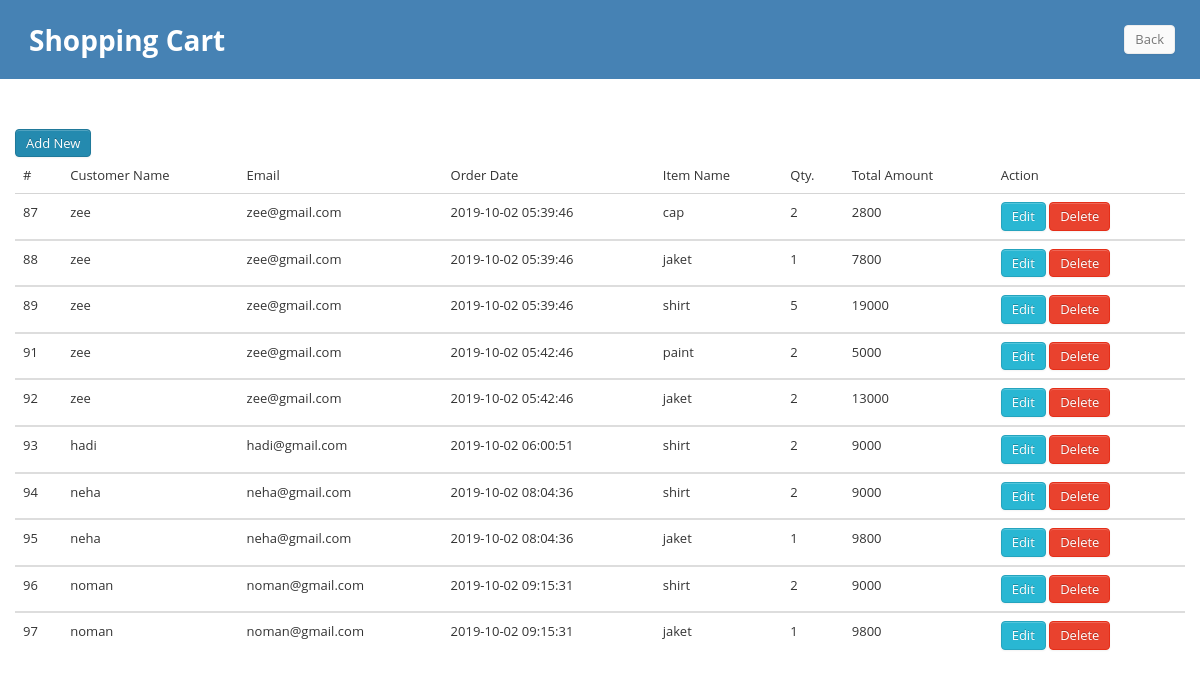
The page /index.php/crud/crudController on the database its author committed.
### tables this page shows
CREATE TABLE IF NOT EXISTS `customersmaster` (
  `cid` int(11) NOT NULL AUTO_INCREMENT,
  `customer_name` varchar(50) NOT NULL,
  `password` int(55) DEFAULT NULL,
  `creation_date` datetime NOT NULL DEFAULT CURRENT_TIMESTAMP ON UPDATE CURRENT_TIMESTAMP,
  `customer_email` varchar(255) NOT NULL,
  PRIMARY KEY (`cid`)
);

CREATE TABLE IF NOT EXISTS `orderdetail` (
  `id` int(11) NOT NULL AUTO_INCREMENT,
  `orderid` int(11) DEFAULT NULL,
  `itemid` int(11) DEFAULT NULL,
  `qty` int(255) DEFAULT NULL,
  `total_amount` int(255) DEFAULT NULL,
  `item_price` int(55) DEFAULT NULL,
  PRIMARY KEY (`id`),
  KEY `orderid` (`orderid`),
  KEY `itemid` (`itemid`)
);

CREATE TABLE IF NOT EXISTS `ordermaster` (
  `oid` int(11) NOT NULL AUTO_INCREMENT,
  `cid` int(11) NOT NULL,
  `orderDate` timestamp NOT NULL DEFAULT CURRENT_TIMESTAMP ON UPDATE CURRENT_TIMESTAMP,
  PRIMARY KEY (`oid`),
  KEY `cid` (`cid`)
);

CREATE TABLE IF NOT EXISTS `items` (
  `id` int(11) NOT NULL AUTO_INCREMENT,
  `item_name` varchar(255) NOT NULL,
  PRIMARY KEY (`id`)
);

### application/controllers/Crud.php (called while the page is built, shortened)
<?php
class Crud extends CI_Controller{
    public function __construct()
    {
        $this->load->model('Crudmodel');
    }
    public function crudController(){
        $data['users']=$this->Crudmodel->getData();
        $this->load->view('layouts/header');
        $this->load->view('Crudview/index',$data);
        $this->load->view('layouts/footer');
    }
}
?>

### index.php (called while the page is built, shortened)
<?php
require_once BASEPATH.'core/CodeIgniter.php';

### application/models/Crudmodel.php (called while the page is built, shortened)
<?php
class Crudmodel extends CI_Model{
    public function getData(){
        $q=$this->db->query("SELECT  c.customer_name,c.customer_email,orderdetail.id,o.orderDate,items.item_name,orderdetail.qty,orderdetail.total_amount FROM customersmaster c INNER JOIN ordermaster o on c.cid = o.cid INNER JOIN orderdetail ON o.oid = orderdetail.orderid INNER JOIN items ON orderdetail.itemid = items.id  ");
        if($q->num_rows() > 0){
            return $q->result();
        } else{
            return FALSE;
        }
    }
}

### application/views/Crudview/index.php (the view, shortened to what this page needs)
    </div>
</div>
<div class="container">
    <h2>Crud Operations</h2>
    <a href="<?php echo base_url('Crud/add'); ?>" class="btn btn-primary">Add New </a>
    <table class="table table-border table-responsive">
        <thead>
        <tr>
        <td>#</td>
                <td>Customer Name</td>
                <td>Email</td>
                <td>Order Date</td>
                <td>Item Name</td>
                <td>Qty.</td>
                <td>Total Amount</td>
                <td>Action</td>
            </tr>
        </thead>
        <?php
        if($users){
            foreach($users as $user){
        ?>
        <tbody>
            <tr>
            <td><?php echo $user->id;?></td>
                <td><?php echo $user->customer_name;?></td>
                <td><?php echo $user->customer_email;?></td>
                <td><?php echo $user->orderDate;?></td>
                <td><?php echo $user->item_name;?></td>
                <td><?php echo $user->qty;?></td>
                <td><?php echo $user->total_amount;?></td>
                <td>
                <a href="<?php echo base_url('Crud/edit/'.$user->id); ?>" class="btn btn-info">Edit </a>
                <a href="<?php echo base_url('Crud/delete/'.$user->id); ?>" class="btn btn-danger" onclick="return confirm('Do you really want to delete?')">Delete </a>
                </td>
            </tr>
            <?php
                        }
                    }
            ?>
        </tbody>
</table>
</div>
</body>
</html>

### application/views/layouts/header.php (shortened to what this page needs)
<!DOCTYPE html>
<html lang="en">
<head>
    <link rel="stylesheet" type="text/css" href="<?php echo base_url('assets/css/bootstrap.min1.css') ?>">
    <link rel="stylesheet" type="text/css" href="<?php echo base_url('assets/css/bootstrap-responsive.min1.css') ?>">
    <link rel="stylesheet" type="text/css" href="<?php echo base_url('assets/css/theme1.css') ?>">
    <link rel="stylesheet" href="https://cdnjs.cloudflare.com/ajax/libs/sweetalert/1.1.3/sweetalert.min.css">
</head>
<body>
<div class="navbar navbar-default">
    <div class="container">
        <a href="<?php echo base_url('Crud/crudController'); ?>" style="float:right;margin-top:25px;margin-left:25px" class="btn btn-default"> Back </a>
        <h1><i class="menu-icon icon-cog"></i>Shopping Cart</h1>

### application/views/layouts/footer.php (shortened to what this page needs)
</body>
</html>

### assets/css/theme1.css (style rules this page uses)
body { font-size: 13px; font-family: 'Open Sans', Arial, sans-serif; color: #333 }
h1, h2, h3, h4, h5, h6 { color: #fff; margin-top: 0 }
h1 { font-size: 28px; margin-top:20px; margin-left: 15px; }
h2 { font-size: 24px }
body [class^="icon-"], body [class*=" icon-"] { font-size: 14px; line-height: 20px; height: 20px }
.navbar { background-color: steelblue; position: static!important; margin: 0!important }
.btn, .btn-box { -webkit-border-radius: 3px; -moz-border-radius: 3px; border-radius: 3px }
.btn { font-size: 13px; font-weight: 600 }
.btn { display: inline-block; margin-bottom: 0; font-weight: 400; text-align: center; vertical-align: middle; cursor: pointer; background-image: none; border: 1px solid transparent; white-space: nowrap; padding: 4px 10px; font-size: 13px; line-height: 1.42857; border-radius: 4px; -webkit-user-select: none; -moz-user-select: none; -ms-user-select: none; user-select: none }
.btn-default { color: #767676; background-color: #fafafa; border-color: #ededed }
.btn-primary { color: #fff; background-color: #248aaf; border-color: #20799a }
.btn-info { color: #fff; background-color: #29b7d3; border-color: #25a4be }
.btn-danger { color: #fff; background-color: #e9422e; border-color: #e52e18 }
.table { margin-bottom: 0 }
.table th, .table td { border-color: #d5d5d5!important }

### rows shown on the page
customersmaster: orderdetail.id "87", customer_name "zee", customer_email "zee@gmail.com", ordermaster.orderDate "2019-10-02 05:39:46", items.item_name "cap", orderdetail.qty "2", orderdetail.total_amount "2800", orderdetail.id "88", items.item_name "jaket", orderdetail.qty "1", orderdetail.total_amount "7800", orderdetail.id "89", items.item_name "shirt", orderdetail.qty "5", orderdetail.total_amount "19000", orderdetail.id "91", ordermaster.orderDate "2019-10-02 05:42:46", items.item_name "paint", orderdetail.total_amount "5000", orderdetail.id "92", orderdetail.total_amount "13000"
customersmaster: orderdetail.id "93", customer_name "hadi", customer_email "hadi@gmail.com", ordermaster.orderDate "2019-10-02 06:00:51", items.item_name "shirt", orderdetail.qty "2", orderdetail.total_amount "9000"
customersmaster: orderdetail.id "94", customer_name "neha", customer_email "neha@gmail.com", ordermaster.orderDate "2019-10-02 08:04:36", items.item_name "shirt", orderdetail.qty "2", orderdetail.total_amount "9000", orderdetail.id "95", items.item_name "jaket", orderdetail.qty "1", orderdetail.total_amount "9800"
customersmaster: orderdetail.id "96", customer_name "noman", customer_email "noman@gmail.com", ordermaster.orderDate "2019-10-02 09:15:31", items.item_name "shirt", orderdetail.qty "2", orderdetail.total_amount "9000", orderdetail.id "97", items.item_name "jaket", orderdetail.qty "1", orderdetail.total_amount "9800"
